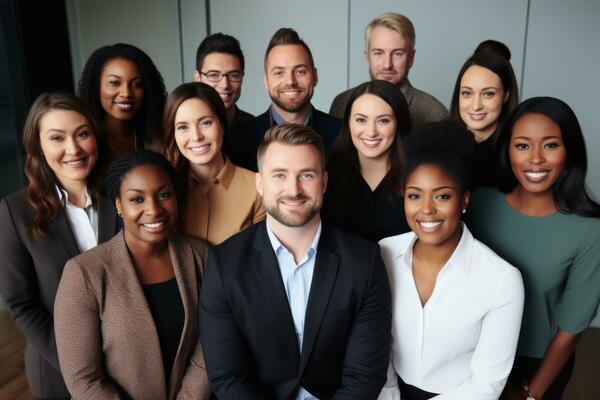
#> input picture pessoas.jpg, 600 x 400 px
$ python 02_pre_processamento.py
#> lines starting #> are read from the running program, lines starting #| are printed output that depends on the picture; after the words box and inside, x2 and y2 are one past the last pixel; in counts of white or black regions, pixels touching at a corner belong together
import cv2 as cv #OpenCV
import matplotlib.pyplot as plt
import numpy as np

def mostrar_imagem(img):
    # Abre a imagem sem deixar a cor negativa
    imagem_rgb = cv.cvtColor(img, cv.COLOR_BGR2RGB)
    plt.imshow(imagem_rgb)

## PRE PROCESSAMENTO

# No pré-processamento sera necessario converter a imagem para cinza

imagem_pessoas = cv.imread('pessoas.jpg')
#> imagem_pessoas is the input picture: shape (400, 600, 3); mean B, G, R 79.5, 84.1, 91

imagem_cinza = cv.cvtColor(imagem_pessoas, cv.COLOR_BGR2GRAY)
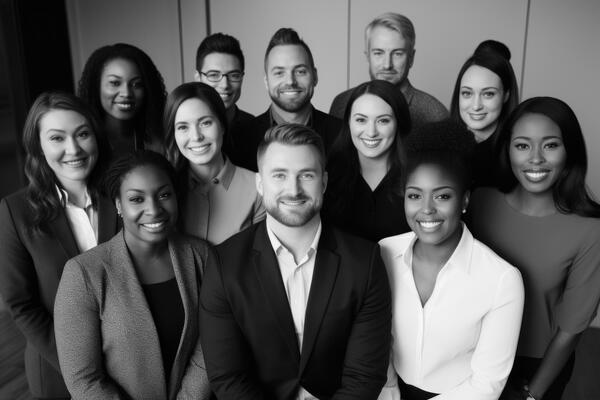
#> imagem_cinza: shape (400, 600); min 0, max 254, mean 85.6
cv.imshow('Pessoas', imagem_cinza)
mostrar_imagem(imagem_cinza)

# Consultando a documentação do OPEN CV existem features de Haar
# Haar -> Algoritimo que é utilizado para detecção de faces
features_haar = "haarcascade_frontalface_alt2.xml"
caminho = f'{cv.data.haarcascades}/{features_haar}'

# Instanciando o modelo de classificação passando as features como param
classificador = cv.CascadeClassifier(caminho)

# Com o modelo já treinado, usando o metodo detect multi scale
# Retorna um array de coordenadas que se referem a posição
#           de onde as faces foram detectadas
faces = classificador.detectMultiScale(imagem_cinza)
#> faces = [[363, 34, 49, 49], [451, 73, 54, 54], [344, 99, 56, 56], [503, 118, 68, 68], [261, 50, 56, 56], [197, 55, 51, 51], [96, 62, 55, 55], [166, 102, 58, 58], [37, 112, 64, 64], [395, 170, 64, 64], [255, 144, 77, 77], [114, 170, 70, 70]]

imagem_copia = np.array(imagem_pessoas)

# x -> ponto inicial da largura da face encontrada
# y -> ponto inicial da altura da face encontrada
# w -> ponto final da largura da face encontrada
# h -> ponto final da altura da face encontrada
for x,y,w,h in faces:
    cv.rectangle(imagem_copia, (x,y), (x+w, y+h), (0,255,0), 2)
#> this loop made 12 passes
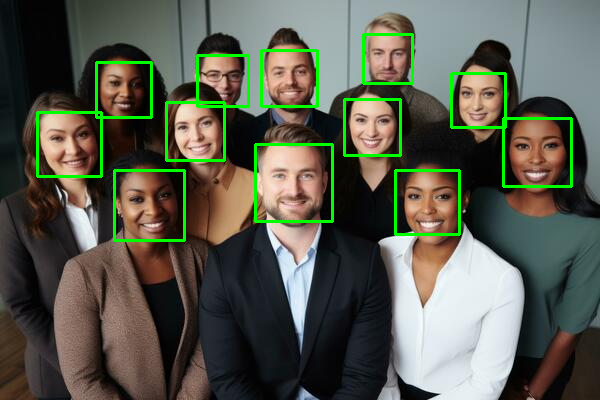
#> imagem_copia: shape (400, 600, 3); 3.56% of pixels changed, all inside (x1, y1, x2, y2) = (36, 33, 573, 242)

cv.imshow('Teste', imagem_copia)
mostrar_imagem(imagem_copia)
cv.imwrite('./imagens_faces/imagem_com_faces.jpg', imagem_copia)
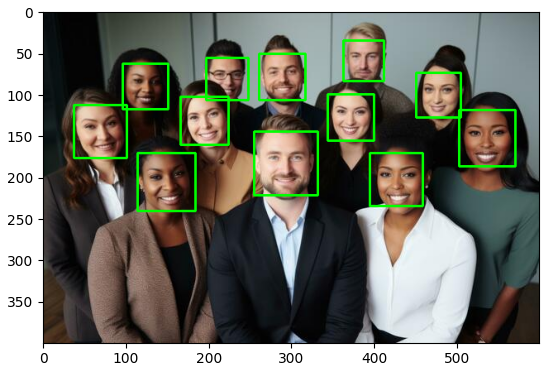
#> figure drawn by matplotlib, 1 panel

$ run again, with imagem_reconhece,mascara.jpg copied over pessoas.jpg
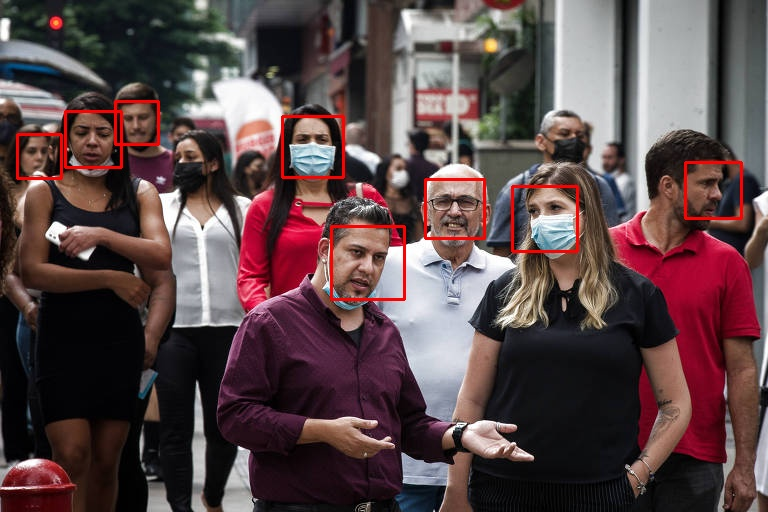
#> input picture imagem_reconhece,mascara.jpg, 768 x 512 px
#> imagem_pessoas is the input picture: shape (512, 768, 3); mean B, G, R 72.6, 70.9, 91.1
#> `imagem_cinza = cv.cvtColor(imagem_pessoas, cv.COLOR_BGR2GRAY)`:
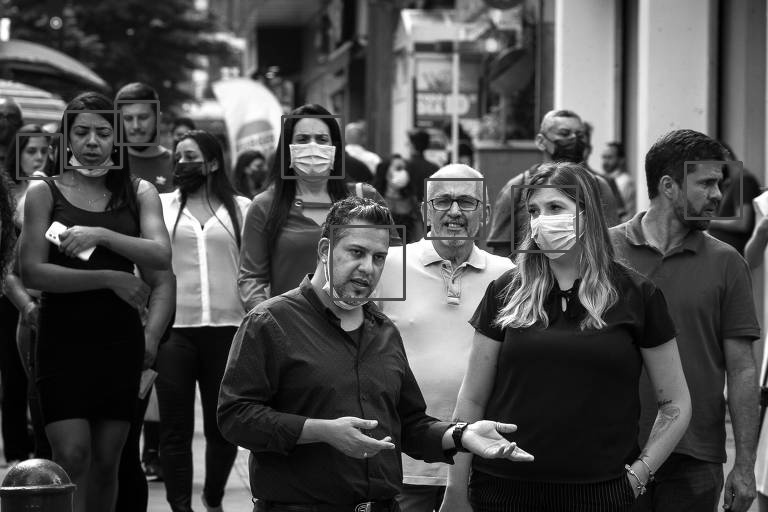
#> imagem_cinza: shape (512, 768); min 0, max 255, mean 77.1
#> faces = [[115, 101, 43, 43], [17, 135, 42, 42], [64, 111, 56, 56], [282, 117, 60, 60], [686, 163, 55, 55], [426, 179, 59, 59], [511, 185, 67, 67], [330, 226, 74, 74]]
#> the loop `for x,y,w,h in faces:` made 8 passes
#> `cv.imwrite('./imagens_faces/imagem_com_faces.jpg', imagem_copia)`:
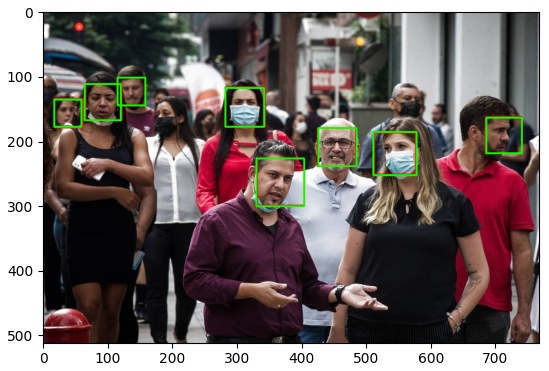
#> figure drawn by matplotlib, 1 panel
